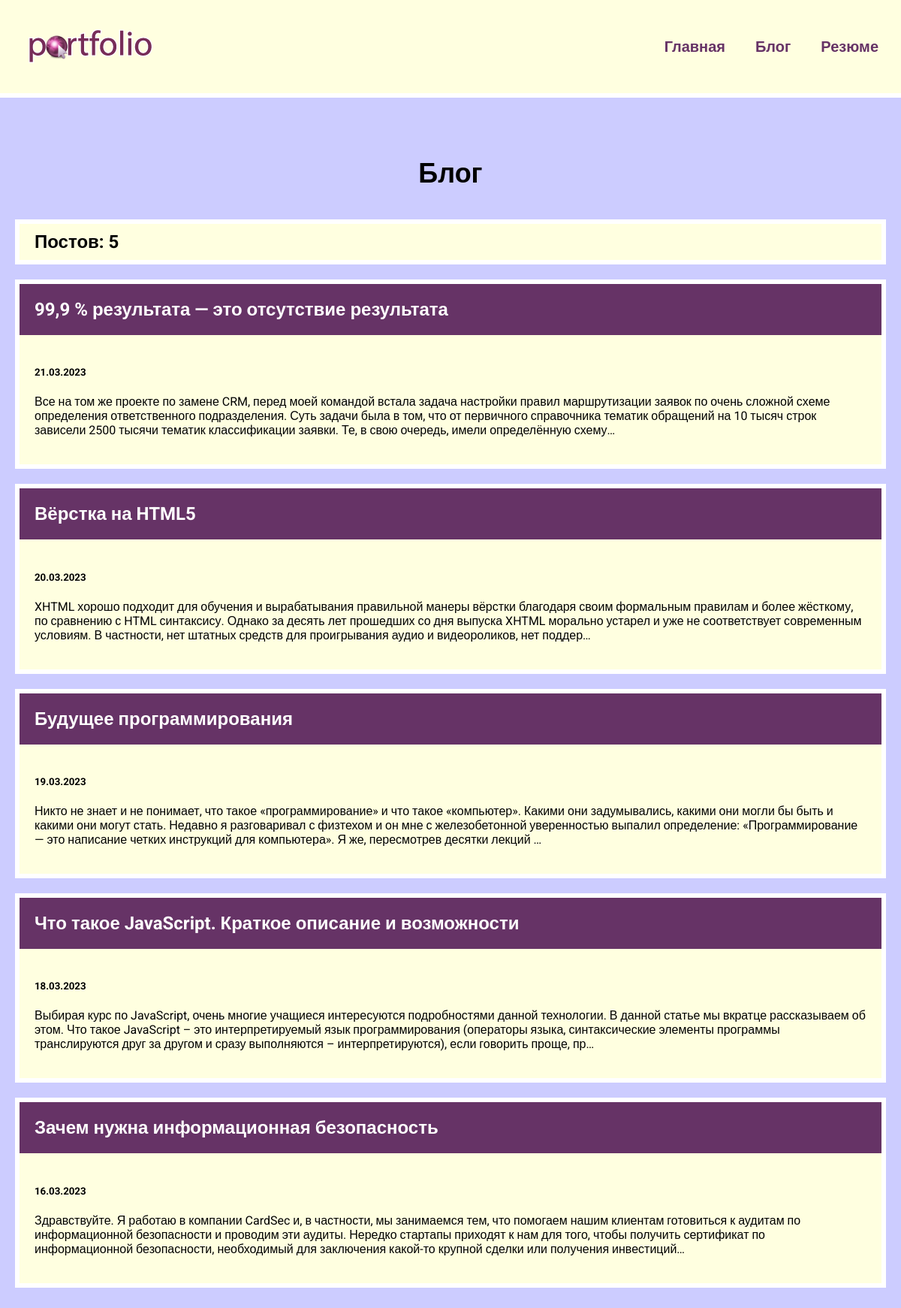
Screenshot of /blog/ with the database file from the repository.
### blog/models.py (models this page shows, shortened)
class Blog(models.Model):
    title = models.CharField(max_length=200)
    description = models.TextField()
    date = models.DateField()

### blog/views.py (the view)
# urls.py: path('', views.blogs, name='blogs'),
def blogs(request):
    blogs = Blog.objects.order_by('-date')
    return render(request, 'blog/blogs.html', {'blogs': blogs})

### blog/templates/blog/blogs.html
{% extends 'skills/base.html' %}
{% block content %}
<h1>Блог</h1>
<h2 class="count">Постов: {{ blogs.count }}</h2>
{% for blog in blogs %}
<div class="element">
    <h2 class="top">
        <a href="{% url 'blog:detail' blog.id %}">
            {{ blog.title }}
        </a>
    </h2>
    <div class="blog_text">
        <h5>{{ blog.date|date:'d.m.Y' }}</h5>
        <p>{{ blog.description|striptags|truncatechars:360 }}</p>
    </div>
</div>
{% endfor %}
{% endblock %}

### skills/static/css/style.css (style rules this page uses)
body { background: #CCCCFF; padding: 0; margin: 0; font-family: 'Roboto', sans-serif; }
.element, .count { background: lightyellow; border: 6px solid #FFF; margin: 20px 0; }
.content h1 { text-align: center; margin: 60px 0 40px; font-size: 36px; }
.top { background: #663366; margin: 0; }
.top a { color: #FFF; text-decoration: none; padding: 20px; display: block; }
.blog_text { padding: 20px; box-sizing: border-box; }
.count { padding: 10px 20px; box-sizing: border-box; }

### rows the page displays
Blog: title "99,9 % результата — это отсутствие результата", date "21.03.2023", description "Все на том же проекте по замене CRM, перед моей командой встала задача настройки правил маршрутизации заявок по очень сложной схеме определения ответственного подразделения. Суть задачи была в том, что от первичного справочника тематик обращений на 10 тысяч строк зависели 2500 тысячи тематик классификации заявки. Те, в свою очередь, имели определённую схему…"
Blog: title "Вёрстка на HTML5", date "20.03.2023", description "XHTML хорошо подходит для обучения и вырабатывания правильной манеры вёрстки благодаря своим формальным правилам и более жёсткому, по сравнению с HTML синтаксису. Однако за десять лет прошедших со дня выпуска XHTML морально устарел и уже не соответствует современным условиям. В частности, нет штатных средств для проигрывания аудио и видеороликов, нет поддер…"
Blog: title "Будущее программирования", date "19.03.2023", description "Никто не знает и не понимает, что такое «программирование» и что такое «компьютер». Какими они задумывались, какими они могли бы быть и какими они могут стать. Недавно я разговаривал с физтехом и он мне с железобетонной уверенностью выпалил определение: «Программирование — это написание четких инструкций для компьютера». Я же, пересмотрев десятки лекций …"
Blog: title "Что такое JavaScript. Краткое описание и возможности", date "18.03.2023", description "Выбирая курс по JavaScript, очень многие учащиеся интересуются подробностями данной технологии. В данной статье мы вкратце рассказываем об этом. Что такое JavaScript – это интерпретируемый язык программирования (операторы языка, синтаксические элементы программы транслируются друг за другом и сразу выполняются – интерпретируются), если говорить проще, пр…"
Blog: title "Зачем нужна информационная безопасность", date "16.03.2023", description "Здравствуйте. Я работаю в компании CardSec и, в частности, мы занимаемся тем, что помогаем нашим клиентам готовиться к аудитам по информационной безопасности и проводим эти аудиты. Нередко стартапы приходят к нам для того, чтобы получить сертификат по информационной безопасности, необходимый для заключения какой-то крупной сделки или получения инвестиций…"

### other values shown
{{ blogs.count }} "5"
